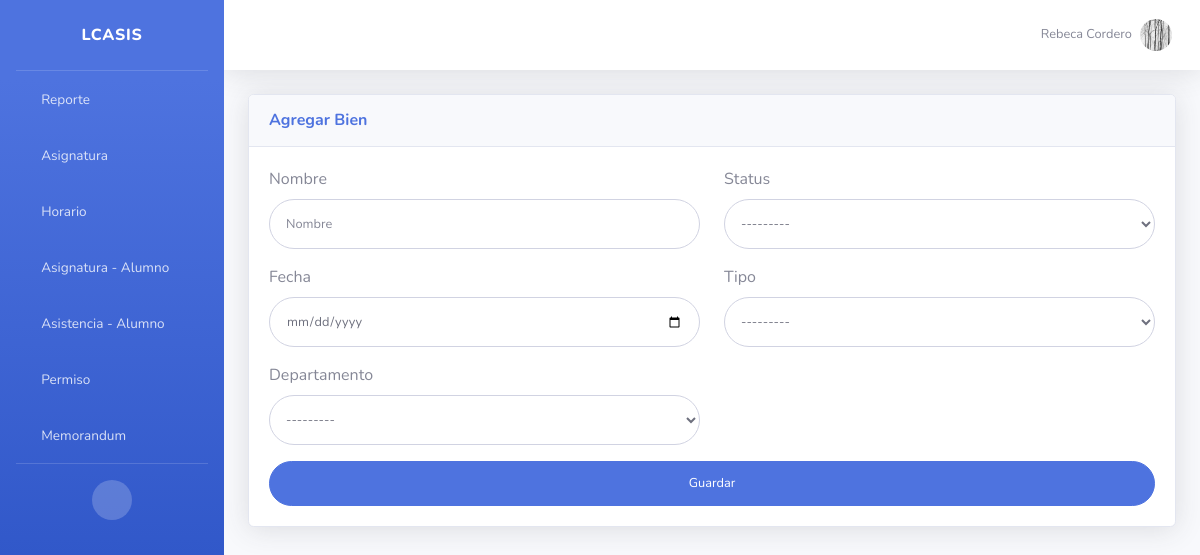
The page /bien/agregar/ (signed in) on the database its author committed.
### app/models.py (models this page shows, shortened)
class Personal(models.Model):
	cedula = models.CharField(max_length=8, unique=True)
	nombre = models.CharField(max_length=50)
	telefono = models.CharField(max_length=12)
	direccion = models.CharField(max_length=100)
	correo = models.CharField(max_length=50, null=True)
	cargo = models.CharField(max_length=1, choices=CARGOS)
	horas = models.IntegerField(blank=True, null=True)
	salario = models.IntegerField()
	fecha_nacimiento = models.DateField()
	fecha_inicio = models.DateField()
	fecha_fin = models.DateField(blank=True, null=True)
	imagen = models.ImageField(upload_to="media/perfiles", blank=True, null=True)
	usuario = models.ForeignKey(User, on_delete=models.CASCADE)

### app/views.py (the view)
# urls.py: path('bien/agregar/', views.AgregarBien.as_view(), name="agregar_bien"),
class AgregarBien(SuccessMessageMixin, GroupRequiredMixin, CreateView):
	group_required = u'secretario'
	template_name = "bien/agregar.html"
	model = models.Bien
	fields = ['nombre','status','fecha','tipo','departamento']
	success_url = "/bien/"
	success_message = "Creado con éxito."

### app/models.py (called while the page is built)
	def __str__(self):
		return self.nombre

	def __str__(self):
		return self.nombre

### app/templatetags/app_extras.py (called while the page is built)
@register.simple_tag
def get_user_lca(usuario):
	grupo = usuario.groups.all()[0].name
	if grupo == 'alumno':
		return Alumno.objects.get(usuario_id=usuario.id)
	else:
		return Personal.objects.get(usuario_id=usuario.id)

@register.simple_tag
def get_grupo_lca(grupos):
	return grupos.all()[0].name

### templates/bien/agregar.html (shortened to what this page needs)
{% extends "bases/dashboard.html" %}
{% load widget_tweaks %}
{% block content %}
<div class="card shadow mb-4">
    <div class="card-header py-3">
        <h6 class="m-0 font-weight-bold text-primary">Agregar Bien</h6>
    </div>
    <div class="card-body">
        <form class="user" method="post" action="">
            <div class="row">
                <div class="form-group col-sm-6">
                    <label>Nombre</label>
                    {% render_field form.nombre class="form-control form-control-user" id="exampleInputEmail" aria-describedby="emailHelp" placeholder="Nombre" %}
                </div>
                <div class="form-group col-sm-6">
                    <label>Status</label>
                    {% render_field form.status class="form-control form-select" id="exampleInputEmail" aria-describedby="emailHelp" placeholder="Status" %}
                </div>
            </div>
            <div class="row">
                <div class="form-group col-sm-6">
                    <label>Fecha</label>
                    {% render_field form.fecha class="form-control form-control-user" id="exampleInputEmail" aria-describedby="emailHelp" placeholder="Fecha" type="date" %}
                </div>
                <div class="form-group col-sm-6">
                    <label>Tipo</label>
                    {% render_field form.tipo class="form-control form-select" id="exampleInputEmail" aria-describedby="emailHelp" placeholder="Tipo" %}
                </div>
            </div>
            <div class="row">
                <div class="form-group col-sm-6">
                    <label>Departamento</label>
                    {% render_field form.departamento class="form-control form-select" id="exampleInputEmail" aria-describedby="emailHelp" placeholder="Departamento" %}
                </div>
            </div>
            <button type="submit" class="btn btn-primary btn-user btn-block">
                Guardar
            </button>
        </form>
    </div>
</div>
{% endblock %}

### templates/bases/dashboard.html (shortened to what this page needs)
{% load static %}
{% load app_extras %}
{% get_user_lca request.user as usuario %}
{% get_grupo_lca request.user.groups as grupo %}
<!DOCTYPE html>
<html lang="en">
<head>
    <link href="{% static 'vendor/fontawesome-free/css/all.min.css' %}" rel="stylesheet" type="text/css">
    <link href="{% static 'css/sb-admin-2.min.css' %}" rel="stylesheet">
    <link href="{% static 'vendor/datatables/dataTables.bootstrap4.min.css' %}" rel="stylesheet">
    <link rel="stylesheet" type="text/css" href="{% static 'css/styles.css' %}">
</head>
<body id="page-top">
    <div id="wrapper">
        <ul class="navbar-nav bg-gradient-primary sidebar sidebar-dark accordion" id="accordionSidebar">
            <a class="sidebar-brand d-flex align-items-center justify-content-center" href="{% url 'index' %}">
                <div class="mx-3">LCASIS</div>
            </a>
            <hr class="sidebar-divider my-0">
            {% if grupo == "secretario" or grupo == "profesor" %}
            <li class="nav-item">
                <a class="nav-link" href="{% url 'reporte' %}">
                    <i class="fas fa-fw fa-sticky-note"></i>
                    <span>Reporte</span></a>
            </li>
            <li class="nav-item">
                <a class="nav-link" href="{% url 'asignatura' %}">
                    <i class="fas fa-fw fa-book"></i>
                    <span>Asignatura</span></a>
            </li>
            <li class="nav-item">
                <a class="nav-link" href="{% url 'horario' %}">
                    <i class="fas fa-fw fa-sticky-note"></i>
                    <span>Horario</span></a>
            </li>
            <li class="nav-item">
                <a class="nav-link" href="{% url 'asignatura_alumno' %}">
                    <i class="fas fa-fw fa-book"></i>
                    <span>Asignatura - Alumno</span></a>
            </li>
            <li class="nav-item">
                <a class="nav-link" href="{% url 'asistencia_alumno' %}">
                    <i class="fas fa-fw fa-table"></i>
                    <span>Asistencia - Alumno</span></a>
            </li>
            {% endif %}
            {% if grupo == "secretario" or grupo == "profesor" or grupo == "administrativo" or grupo == "obrero" %}
            <li class="nav-item">
                <a class="nav-link" href="{% url 'permiso' %}">
                    <i class="fas fa-fw fa-plus"></i>
                    <span>Permiso</span></a>
            </li>            <li class="nav-item">
                <a class="nav-link" href="{% url 'memorandum' %}">
                    <i class="fas fa-fw fa-sticky-note"></i>
                    <span>Memorandum</span></a>
            </li>
            {% endif %}
            <hr class="sidebar-divider d-none d-md-block">
            <div class="text-center d-none d-md-inline">
                <button class="rounded-circle border-0" id="sidebarToggle"></button>
            </div>
        </ul>
        <div id="content-wrapper" class="d-flex flex-column">
            <div id="content">
                <nav class="navbar navbar-expand navbar-light bg-white topbar mb-4 static-top shadow">
                    <ul class="navbar-nav ml-auto">
                        <li class="nav-item dropdown no-arrow">
                            <a class="nav-link dropdown-toggle" href="#" id="userDropdown" role="button"
                                data-toggle="dropdown" aria-haspopup="true" aria-expanded="false">
                                <span class="mr-2 d-none d-lg-inline text-gray-600 small">{{ usuario.nombre }}</span>
                                <img class="img-profile rounded-circle"
                                    src="{{ usuario.imagen.url }}">
                            </a>
                        </li>
                    </ul>
                </nav>
                <div class="container-fluid">
                    {% block content %}{% endblock %}
                </div>
            </div>
        </div>
    </div>
</body>
</html>

### static/css/styles.css (style rules this page uses)
.dropdown-toggle::after { display: none; }
.form-select { font-size: .8rem; border-radius: 10rem; height: 50px; }

### rows shown on the page
Personal: nombre "Rebeca Cordero", imagen (picture)
